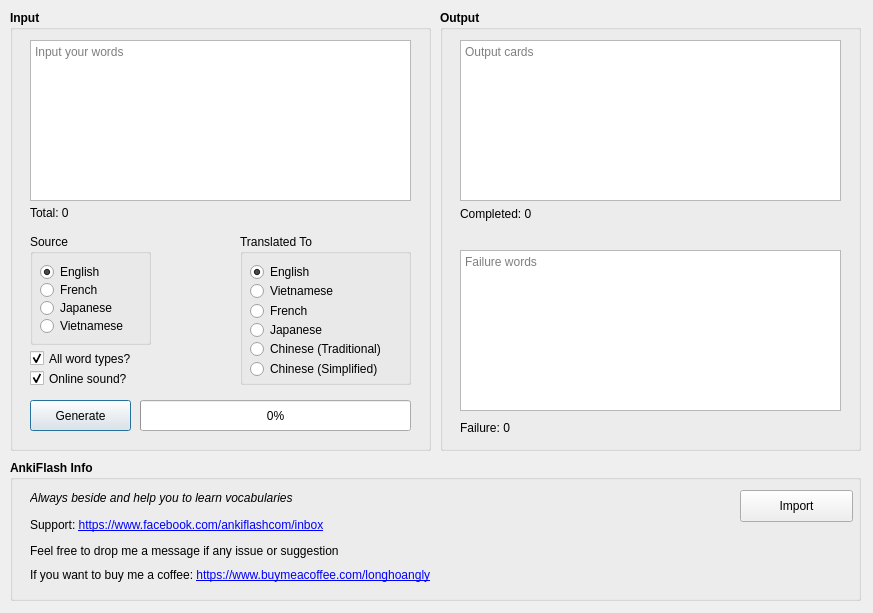
<?xml version="1.0" encoding="UTF-8"?>
<ui version="4.0">
 <class>Dialog</class>
 <widget class="QDialog" name="Dialog">
  <property name="geometry">
   <rect>
    <x>0</x>
    <y>0</y>
    <width>873</width>
    <height>613</height>
   </rect>
  </property>
  <property name="focusPolicy">
   <enum>Qt::StrongFocus</enum>
  </property>
  <property name="windowTitle">
   <string>AnkiFlash</string>
  </property>
  <property name="windowIcon">
   <iconset theme="anki.png">
    <normaloff>.</normaloff>.</iconset>
  </property>
  <property name="autoFillBackground">
   <bool>true</bool>
  </property>
  <widget class="QGroupBox" name="inputBox">
   <property name="geometry">
    <rect>
     <x>10</x>
     <y>10</y>
     <width>421</width>
     <height>441</height>
    </rect>
   </property>
   <property name="font">
    <font>
     <weight>75</weight>
     <bold>true</bold>
    </font>
   </property>
   <property name="title">
    <string>Input</string>
   </property>
   <widget class="QPlainTextEdit" name="inputTxt">
    <property name="geometry">
     <rect>
      <x>20</x>
      <y>30</y>
      <width>381</width>
      <height>161</height>
     </rect>
    </property>
    <property name="font">
     <font>
      <weight>50</weight>
      <bold>false</bold>
     </font>
    </property>
    <property name="focusPolicy">
     <enum>Qt::StrongFocus</enum>
    </property>
    <property name="lineWrapMode">
     <enum>QPlainTextEdit::NoWrap</enum>
    </property>
    <property name="placeholderText">
     <string>Input your words</string>
    </property>
   </widget>
   <widget class="QPushButton" name="generateBtn">
    <property name="geometry">
     <rect>
      <x>20</x>
      <y>390</y>
      <width>101</width>
      <height>31</height>
     </rect>
    </property>
    <property name="font">
     <font>
      <weight>50</weight>
      <bold>false</bold>
     </font>
    </property>
    <property name="toolTip">
     <string>Generate flashcards for the input words</string>
    </property>
    <property name="text">
     <string>Generate</string>
    </property>
    <property name="default">
     <bool>false</bool>
    </property>
   </widget>
   <widget class="QLabel" name="totalLbl">
    <property name="geometry">
     <rect>
      <x>20</x>
      <y>195</y>
      <width>200</width>
      <height>16</height>
     </rect>
    </property>
    <property name="font">
     <font>
      <weight>50</weight>
      <bold>false</bold>
     </font>
    </property>
    <property name="text">
     <string>Total: 0</string>
    </property>
   </widget>
   <widget class="QGroupBox" name="sourceBox">
    <property name="geometry">
     <rect>
      <x>20</x>
      <y>224</y>
      <width>121</width>
      <height>111</height>
     </rect>
    </property>
    <property name="font">
     <font>
      <weight>50</weight>
      <italic>false</italic>
      <bold>false</bold>
      <strikeout>false</strikeout>
      <kerning>true</kerning>
     </font>
    </property>
    <property name="title">
     <string>Source</string>
    </property>
    <property name="flat">
     <bool>false</bool>
    </property>
    <property name="checkable">
     <bool>false</bool>
    </property>
    <widget class="QRadioButton" name="source3">
     <property name="geometry">
      <rect>
       <x>10</x>
       <y>66</y>
       <width>101</width>
       <height>16</height>
      </rect>
     </property>
     <property name="font">
      <font>
       <weight>50</weight>
       <italic>false</italic>
       <bold>false</bold>
       <strikeout>false</strikeout>
       <kerning>true</kerning>
      </font>
     </property>
     <property name="text">
      <string>Japanese</string>
     </property>
    </widget>
    <widget class="QRadioButton" name="source4">
     <property name="geometry">
      <rect>
       <x>10</x>
       <y>84</y>
       <width>101</width>
       <height>16</height>
      </rect>
     </property>
     <property name="font">
      <font>
       <weight>50</weight>
       <italic>false</italic>
       <bold>false</bold>
       <strikeout>false</strikeout>
       <kerning>true</kerning>
      </font>
     </property>
     <property name="text">
      <string>Vietnamese</string>
     </property>
    </widget>
    <widget class="QRadioButton" name="source2">
     <property name="geometry">
      <rect>
       <x>10</x>
       <y>48</y>
       <width>101</width>
       <height>16</height>
      </rect>
     </property>
     <property name="font">
      <font>
       <weight>50</weight>
       <italic>false</italic>
       <bold>false</bold>
       <strikeout>false</strikeout>
       <kerning>true</kerning>
      </font>
     </property>
     <property name="text">
      <string>French</string>
     </property>
    </widget>
    <widget class="QRadioButton" name="source1">
     <property name="geometry">
      <rect>
       <x>10</x>
       <y>30</y>
       <width>101</width>
       <height>16</height>
      </rect>
     </property>
     <property name="font">
      <font>
       <weight>50</weight>
       <italic>false</italic>
       <bold>false</bold>
       <strikeout>false</strikeout>
       <kerning>true</kerning>
      </font>
     </property>
     <property name="text">
      <string>English</string>
     </property>
     <property name="checked">
      <bool>true</bool>
     </property>
    </widget>
   </widget>
   <widget class="QGroupBox" name="translatedToBox">
    <property name="geometry">
     <rect>
      <x>230</x>
      <y>224</y>
      <width>171</width>
      <height>151</height>
     </rect>
    </property>
    <property name="font">
     <font>
      <weight>50</weight>
      <bold>false</bold>
     </font>
    </property>
    <property name="title">
     <string>Translated To</string>
    </property>
    <widget class="QRadioButton" name="target6">
     <property name="geometry">
      <rect>
       <x>10</x>
       <y>127</y>
       <width>151</width>
       <height>16</height>
      </rect>
     </property>
     <property name="font">
      <font>
       <weight>50</weight>
       <bold>false</bold>
      </font>
     </property>
     <property name="text">
      <string>Chinese (Simplified)</string>
     </property>
    </widget>
    <widget class="QRadioButton" name="target2">
     <property name="geometry">
      <rect>
       <x>10</x>
       <y>49</y>
       <width>141</width>
       <height>16</height>
      </rect>
     </property>
     <property name="font">
      <font>
       <weight>50</weight>
       <bold>false</bold>
      </font>
     </property>
     <property name="text">
      <string>Vietnamese</string>
     </property>
    </widget>
    <widget class="QRadioButton" name="target1">
     <property name="geometry">
      <rect>
       <x>10</x>
       <y>30</y>
       <width>141</width>
       <height>16</height>
      </rect>
     </property>
     <property name="font">
      <font>
       <weight>50</weight>
       <bold>false</bold>
      </font>
     </property>
     <property name="text">
      <string>English</string>
     </property>
     <property name="checked">
      <bool>true</bool>
     </property>
    </widget>
    <widget class="QRadioButton" name="target4">
     <property name="geometry">
      <rect>
       <x>10</x>
       <y>88</y>
       <width>141</width>
       <height>16</height>
      </rect>
     </property>
     <property name="font">
      <font>
       <weight>50</weight>
       <bold>false</bold>
      </font>
     </property>
     <property name="text">
      <string>Japanese</string>
     </property>
    </widget>
    <widget class="QRadioButton" name="target5">
     <property name="geometry">
      <rect>
       <x>10</x>
       <y>107</y>
       <width>151</width>
       <height>16</height>
      </rect>
     </property>
     <property name="font">
      <font>
       <weight>50</weight>
       <bold>false</bold>
      </font>
     </property>
     <property name="text">
      <string>Chinese (Traditional)</string>
     </property>
    </widget>
    <widget class="QRadioButton" name="target3">
     <property name="geometry">
      <rect>
       <x>10</x>
       <y>69</y>
       <width>141</width>
       <height>16</height>
      </rect>
     </property>
     <property name="font">
      <font>
       <weight>50</weight>
       <bold>false</bold>
      </font>
     </property>
     <property name="text">
      <string>French</string>
     </property>
    </widget>
   </widget>
   <widget class="QProgressBar" name="generateProgressBar">
    <property name="geometry">
     <rect>
      <x>130</x>
      <y>390</y>
      <width>271</width>
      <height>31</height>
     </rect>
    </property>
    <property name="font">
     <font>
      <weight>50</weight>
      <bold>false</bold>
     </font>
    </property>
    <property name="toolTip">
     <string/>
    </property>
    <property name="value">
     <number>0</number>
    </property>
   </widget>
   <widget class="QCheckBox" name="allWordTypes">
    <property name="geometry">
     <rect>
      <x>20</x>
      <y>340</y>
      <width>121</width>
      <height>17</height>
     </rect>
    </property>
    <property name="font">
     <font>
      <weight>50</weight>
      <bold>false</bold>
     </font>
    </property>
    <property name="toolTip">
     <string>If a word has more than one type (noun, adjective, verb...), AnkiFlash will create cards for all of them</string>
    </property>
    <property name="text">
     <string>All word types?</string>
    </property>
    <property name="checked">
     <bool>true</bool>
    </property>
   </widget>
   <widget class="QCheckBox" name="isOnline">
    <property name="geometry">
     <rect>
      <x>20</x>
      <y>360</y>
      <width>121</width>
      <height>17</height>
     </rect>
    </property>
    <property name="font">
     <font>
      <weight>50</weight>
      <bold>false</bold>
     </font>
    </property>
    <property name="toolTip">
     <string>Usually, card sound will be downloaded to local computer. AnkiFlash provide an option to use online sound, your computer don't need to store sound file.</string>
    </property>
    <property name="text">
     <string>Online sound?</string>
    </property>
    <property name="checked">
     <bool>true</bool>
    </property>
   </widget>
  </widget>
  <widget class="QGroupBox" name="outputBox">
   <property name="geometry">
    <rect>
     <x>440</x>
     <y>10</y>
     <width>421</width>
     <height>441</height>
    </rect>
   </property>
   <property name="font">
    <font>
     <weight>75</weight>
     <bold>true</bold>
    </font>
   </property>
   <property name="title">
    <string>Output</string>
   </property>
   <widget class="QPlainTextEdit" name="outputTxt">
    <property name="geometry">
     <rect>
      <x>20</x>
      <y>30</y>
      <width>381</width>
      <height>161</height>
     </rect>
    </property>
    <property name="font">
     <font>
      <weight>50</weight>
      <bold>false</bold>
     </font>
    </property>
    <property name="focusPolicy">
     <enum>Qt::StrongFocus</enum>
    </property>
    <property name="lineWrapMode">
     <enum>QPlainTextEdit::NoWrap</enum>
    </property>
    <property name="placeholderText">
     <string>Output cards</string>
    </property>
   </widget>
   <widget class="QLabel" name="completedLbl">
    <property name="geometry">
     <rect>
      <x>20</x>
      <y>196</y>
      <width>200</width>
      <height>16</height>
     </rect>
    </property>
    <property name="font">
     <font>
      <weight>50</weight>
      <bold>false</bold>
     </font>
    </property>
    <property name="text">
     <string>Completed: 0</string>
    </property>
   </widget>
   <widget class="QLabel" name="failureLbl">
    <property name="geometry">
     <rect>
      <x>20</x>
      <y>410</y>
      <width>200</width>
      <height>16</height>
     </rect>
    </property>
    <property name="font">
     <font>
      <weight>50</weight>
      <bold>false</bold>
     </font>
    </property>
    <property name="text">
     <string>Failure: 0</string>
    </property>
   </widget>
   <widget class="QPlainTextEdit" name="failureTxt">
    <property name="geometry">
     <rect>
      <x>20</x>
      <y>240</y>
      <width>381</width>
      <height>161</height>
     </rect>
    </property>
    <property name="font">
     <font>
      <weight>50</weight>
      <bold>false</bold>
     </font>
    </property>
    <property name="focusPolicy">
     <enum>Qt::StrongFocus</enum>
    </property>
    <property name="lineWrapMode">
     <enum>QPlainTextEdit::NoWrap</enum>
    </property>
    <property name="placeholderText">
     <string>Failure words</string>
    </property>
   </widget>
  </widget>
  <widget class="QGroupBox" name="ankiflashInfoBox">
   <property name="geometry">
    <rect>
     <x>10</x>
     <y>460</y>
     <width>851</width>
     <height>141</height>
    </rect>
   </property>
   <property name="font">
    <font>
     <weight>75</weight>
     <bold>true</bold>
    </font>
   </property>
   <property name="title">
    <string>AnkiFlash Info</string>
   </property>
   <widget class="QLabel" name="buycoffee">
    <property name="geometry">
     <rect>
      <x>20</x>
      <y>107</y>
      <width>811</width>
      <height>16</height>
     </rect>
    </property>
    <property name="font">
     <font>
      <family>MS Shell Dlg 2</family>
      <weight>50</weight>
      <italic>false</italic>
      <bold>false</bold>
     </font>
    </property>
    <property name="text">
     <string>&lt;html&gt;&lt;head/&gt;&lt;body&gt;&lt;p&gt;If you want to buy me a coffee: &lt;a href=&quot;https://www.buymeacoffee.com/longhoangly&quot;&gt;https://www.buymeacoffee.com/longhoangly&lt;/a&gt;&lt;/p&gt;&lt;/body&gt;&lt;/html&gt;</string>
    </property>
    <property name="openExternalLinks">
     <bool>true</bool>
    </property>
   </widget>
   <widget class="QLabel" name="inbox">
    <property name="geometry">
     <rect>
      <x>20</x>
      <y>83</y>
      <width>391</width>
      <height>16</height>
     </rect>
    </property>
    <property name="font">
     <font>
      <family>MS Shell Dlg 2</family>
      <weight>50</weight>
      <italic>false</italic>
      <bold>false</bold>
     </font>
    </property>
    <property name="text">
     <string>Feel free to drop me a message if any issue or suggestion</string>
    </property>
   </widget>
   <widget class="QLabel" name="caption">
    <property name="geometry">
     <rect>
      <x>20</x>
      <y>30</y>
      <width>391</width>
      <height>16</height>
     </rect>
    </property>
    <property name="font">
     <font>
      <family>MS Sans Serif</family>
      <weight>50</weight>
      <italic>true</italic>
      <bold>false</bold>
     </font>
    </property>
    <property name="text">
     <string>Always beside and help you to learn vocabularies</string>
    </property>
   </widget>
   <widget class="QLabel" name="support">
    <property name="geometry">
     <rect>
      <x>20</x>
      <y>57</y>
      <width>391</width>
      <height>16</height>
     </rect>
    </property>
    <property name="font">
     <font>
      <family>MS Shell Dlg 2</family>
      <weight>50</weight>
      <italic>false</italic>
      <bold>false</bold>
     </font>
    </property>
    <property name="text">
     <string>Support: &lt;a href=&quot;https://www.facebook.com/ankiflashcom/inbox&quot; target=&quot;_blank&quot;&gt;https://www.facebook.com/ankiflashcom/inbox&lt;/a&gt;</string>
    </property>
    <property name="openExternalLinks">
     <bool>true</bool>
    </property>
    <property name="textInteractionFlags">
     <set>Qt::LinksAccessibleByMouse</set>
    </property>
   </widget>
   <widget class="QPushButton" name="importBtn">
    <property name="geometry">
     <rect>
      <x>730</x>
      <y>30</y>
      <width>113</width>
      <height>32</height>
     </rect>
    </property>
    <property name="font">
     <font>
      <weight>50</weight>
      <bold>false</bold>
     </font>
    </property>
    <property name="toolTip">
     <string>Cick here to import generated cards.</string>
    </property>
    <property name="text">
     <string>Import</string>
    </property>
   </widget>
  </widget>
 </widget>
 <resources/>
 <connections/>
</ui>
